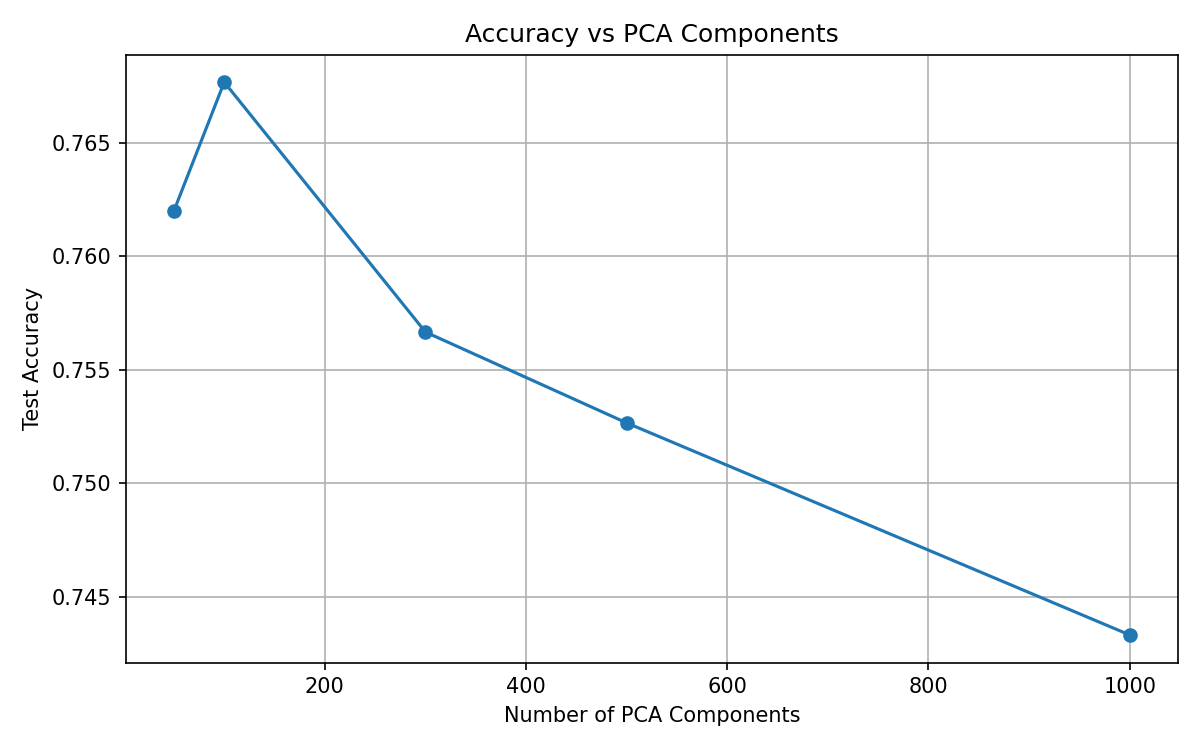
#> input picture classical_ml/analysis/pca_accuracy_vs_components.png, 1200 x 750 px
$ python -i lbp.py   (imports and definitions only)
#> lines starting #> are read from the running program, lines starting #| are printed output that depends on the picture
import numpy as np
from skimage.io import imread
from skimage.color import rgb2gray
from skimage.feature import local_binary_pattern
from skimage.transform import resize

def extract_lbp(img_path, P=8, R=1):
#> called with P = 8, R = 1
    img = imread(img_path)
#> img is the input picture: shape (750, 1200, 4); mean R, G, B, A 249.4, 249.8, 250.1, 255

    # Resize to match HOG preprocessing
    img = resize(img, (150, 150), anti_aliasing=True)
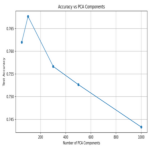
#> img: shape (150, 150, 4) float64; mean R, G, B, A 0.978, 0.98, 0.981, 1

    if img.ndim == 3:
        img = rgb2gray(img)
#> img: shape (150, 150) float64

    # Convert to uint8 safely
    if img.dtype != np.uint8:
        img = (img * 255).astype("uint8")

    lbp = local_binary_pattern(img, P=P, R=R, method="uniform")
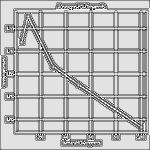
#> lbp: shape (150, 150) float64; min 0, max 9, mean 6.67; drawn with min black and max white

    # For uniform LBP, bins = P + 2
    n_bins = P + 2

    hist, _ = np.histogram(
        lbp.ravel(),
        bins=n_bins,
        range=(0, n_bins)
    )
#> hist = [15, 133, 21, 1013, 402, 7184, 191, 588, 12533, 420]

    hist = hist.astype("float")
    hist /= (hist.sum() + 1e-6)
#> hist = [0.000667, 0.00591, 0.000933, 0.045, 0.0179, 0.319, 0.00849, 0.0261, 0.557, 0.0187]

    return hist

>>> result = extract_lbp('../analysis/pca_accuracy_vs_components.png')
#> result has the same summary as hist in extract_lbp

$ run again, on classical_ml/analysis/pca_analysis.png
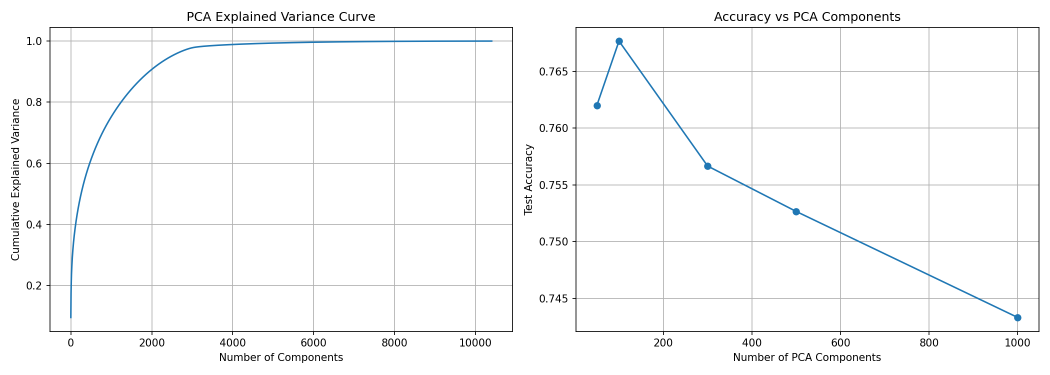
#> input picture classical_ml/analysis/pca_analysis.png, 2100 x 750 px (shown at 1/2 size)
#> in extract_lbp, img is the input picture: shape (750, 2100, 4); mean R, G, B, A 248.8, 249.3, 249.6, 255
#> in extract_lbp, `img = resize(img, (150, 150), anti_aliasing=True)`:
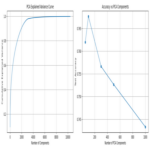
#> img: shape (150, 150, 4) float64; mean R, G, B, A 0.976, 0.978, 0.979, 1
#> in extract_lbp, `lbp = local_binary_pattern(img, P=P, R=R, method="uniform")`:
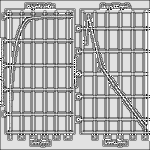
#> lbp: shape (150, 150) float64; min 0, max 9, mean 6.24; drawn with min black and max white
#> in extract_lbp, `hist, _ = np.histogram( lbp.ravel(), bins=n_bins, range=(0, n_bins) )`: hist = [21, 206, 61, 1292, 761, 9190, 235, 835, 9075, 824]
#> in extract_lbp, `hist /= (hist.sum() + 1e-6)`: hist = [0.000933, 0.00916, 0.00271, 0.0574, 0.0338, 0.408, 0.0104, 0.0371, 0.403, 0.0366]
#> result has the same summary as hist in extract_lbp

$ run again, on classical_ml/analysis/pca_explained_variance.png
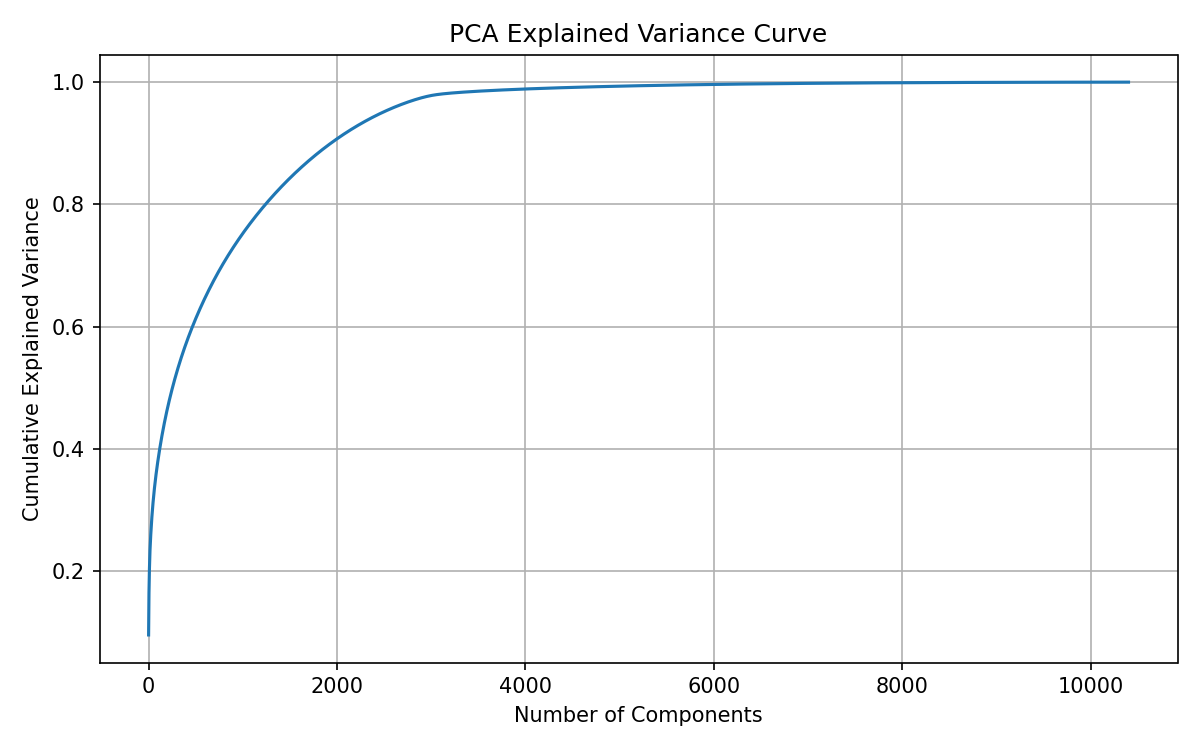
#> input picture classical_ml/analysis/pca_explained_variance.png, 1200 x 750 px
#> in extract_lbp, img is the input picture: shape (750, 1200, 4); mean R, G, B, A 249.2, 249.6, 249.9, 255
#> in extract_lbp, `img = resize(img, (150, 150), anti_aliasing=True)`:
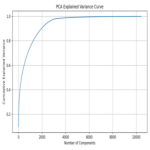
#> img: shape (150, 150, 4) float64; mean R, G, B, A 0.977, 0.979, 0.98, 1
#> in extract_lbp, `lbp = local_binary_pattern(img, P=P, R=R, method="uniform")`:
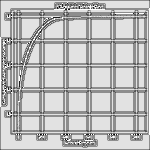
#> lbp: shape (150, 150) float64; min 0, max 9, mean 6.63; drawn with min black and max white
#> in extract_lbp, `hist, _ = np.histogram( lbp.ravel(), bins=n_bins, range=(0, n_bins) )`: hist = [13, 110, 24, 881, 480, 7746, 142, 528, 12115, 461]
#> in extract_lbp, `hist /= (hist.sum() + 1e-6)`: hist = [0.000578, 0.00489, 0.00107, 0.0392, 0.0213, 0.344, 0.00631, 0.0235, 0.538, 0.0205]
#> result has the same summary as hist in extract_lbp
